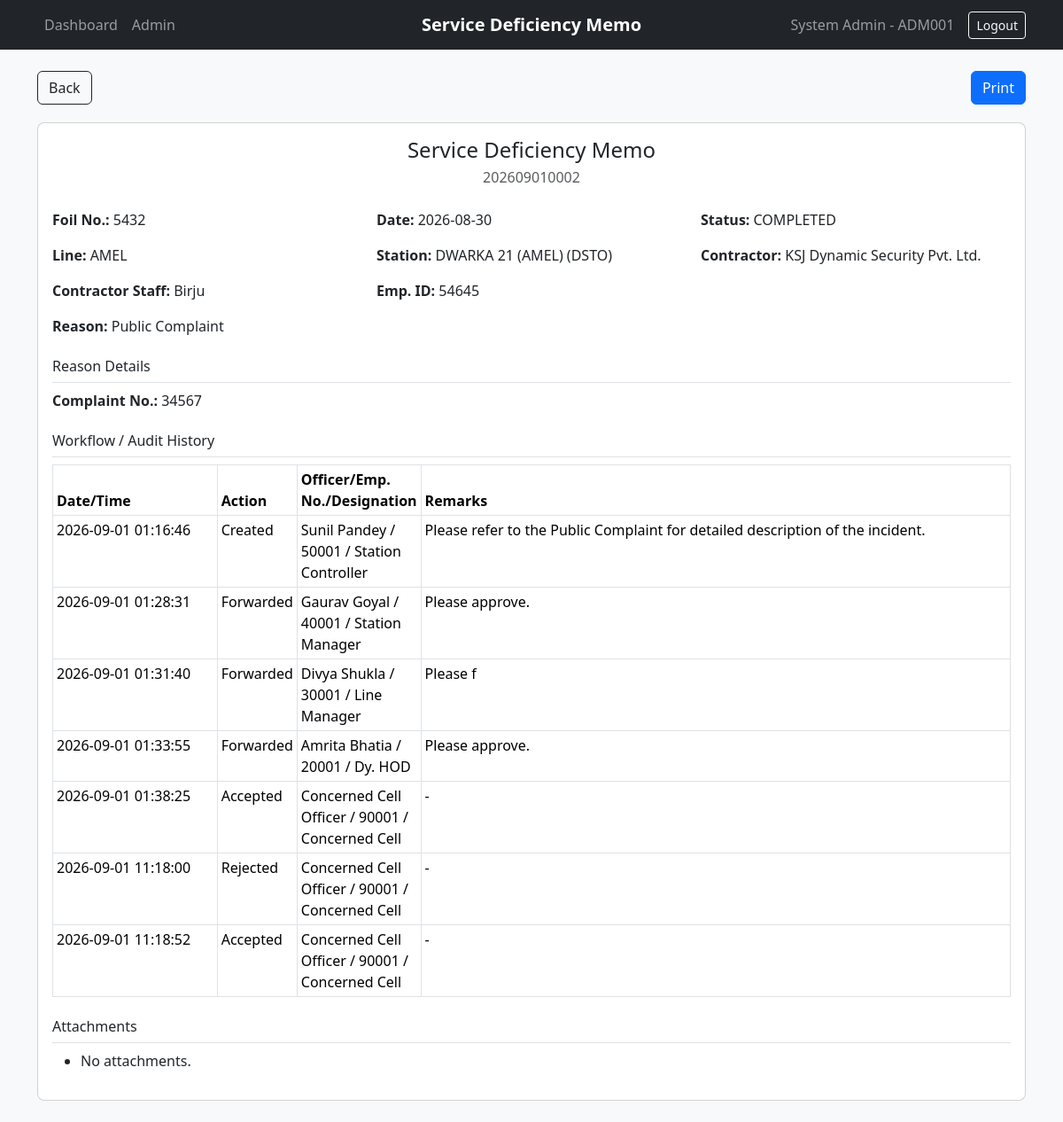
Screenshot of /sdm/9/print (signed in) with the database file from the repository.
### tables this page shows
CREATE TABLE users (
            id INTEGER PRIMARY KEY AUTOINCREMENT,
            username TEXT NOT NULL UNIQUE,
            password_hash TEXT NOT NULL,
            name TEXT NOT NULL,
            emp_id TEXT NOT NULL UNIQUE,
            designation TEXT NOT NULL,
            role TEXT NOT NULL,
            line_id INTEGER,
            superior_id INTEGER,
            is_admin INTEGER NOT NULL DEFAULT 0,
            is_active INTEGER NOT NULL DEFAULT 1,
            created_at TEXT NOT NULL
        );

CREATE TABLE sdm (
            id INTEGER PRIMARY KEY AUTOINCREMENT,
            sdm_no TEXT UNIQUE,
            foil_no TEXT NOT NULL UNIQUE,
            memo_date TEXT NOT NULL,
            line_id INTEGER NOT NULL,
            station_id INTEGER NOT NULL,
            contractor_id INTEGER NOT NULL,
            staff_name TEXT NOT NULL,
            staff_emp_id TEXT NOT NULL,
            reason_id INTEGER NOT NULL,
            reason_payload TEXT NOT NULL DEFAULT '{}',
            status TEXT NOT NULL,
            current_step_index INTEGER NOT NULL DEFAULT 0,
            current_role TEXT NOT NULL DEFAULT 'STATION_CONTROLLER',
            current_assignee_id INTEGER NOT NULL,
            created_by INTEGER NOT NULL,
            created_at TEXT NOT NULL,
            submitted_at TEXT,
            remarks TEXT,
            penalty_amount REAL,
            penalty_modified_by INTEGER,
            penalty_modified_at TEXT,
            cancelled_at TEXT,
            closed_at TEXT
        );

CREATE TABLE lines (
            id INTEGER PRIMARY KEY AUTOINCREMENT,
            name TEXT NOT NULL UNIQUE,
            is_active INTEGER NOT NULL DEFAULT 1
        );

CREATE TABLE stations (
            id INTEGER PRIMARY KEY AUTOINCREMENT,
            line_id INTEGER NOT NULL,
            name TEXT NOT NULL,
            is_active INTEGER NOT NULL DEFAULT 1,
            UNIQUE (line_id, name)
        );

CREATE TABLE contractors (
            id INTEGER PRIMARY KEY AUTOINCREMENT,
            name TEXT NOT NULL UNIQUE,
            is_active INTEGER NOT NULL DEFAULT 1
        );

CREATE TABLE reasons (
            id INTEGER PRIMARY KEY AUTOINCREMENT,
            code TEXT NOT NULL UNIQUE,
            name TEXT NOT NULL,
            needs_public_complaint INTEGER NOT NULL DEFAULT 0,
            needs_overcharging_status INTEGER NOT NULL DEFAULT 0,
            needs_inspection_details INTEGER NOT NULL DEFAULT 0,
            is_active INTEGER NOT NULL DEFAULT 1
        );

CREATE TABLE workflow_events (
            id INTEGER PRIMARY KEY AUTOINCREMENT,
            sdm_id INTEGER NOT NULL,
            event_type TEXT NOT NULL,
            from_step_index INTEGER,
            to_step_index INTEGER,
            from_role TEXT,
            to_role TEXT,
            actor_id INTEGER NOT NULL,
            assigned_to_id INTEGER,
            note TEXT,
            created_at TEXT NOT NULL
        );

### app/routes.py (the view)
@bp.route("/sdm/<int:sdm_id>/print")
@login_required
def print_sdm(sdm_id):
    sdm = get_sdm_or_404(sdm_id)
    attachments, events = sdm_related(sdm_id)
    return render_template(
        "sdm/print.html",
        sdm=sdm,
        payload=reason_payload_from_row(sdm),
        attachments=attachments,
        events=events,
        note_groups=note_groups_for_sdm(sdm, events),
        display_sdm_number=display_sdm_number,
    )

### app/auth.py (called while the page is built)
@bp.before_app_request
def load_logged_in_user():
    user_id = session.get("user_id")
    if user_id is None:
        g.user = None
    else:
        g.user = db.query_one("SELECT * FROM users WHERE id = ? AND is_active IS TRUE", (user_id,))

def login_required(view):
    @wraps(view)
    def wrapped_view(**kwargs):
        if g.user is None:
            return redirect(url_for("auth.login"))
        return view(**kwargs)
    return wrapped_view

### app/db.py (called while the page is built)
def get_backend():
    return "postgres" if current_app.config.get("DATABASE_URL") else "sqlite"

def connect():
    if get_backend() == "postgres":
        import psycopg
        raw = psycopg.connect(current_app.config["DATABASE_URL"], row_factory=psycopg.rows.dict_row)
        return _BackendConnection(raw, "postgres")
    raw = sqlite3.connect(current_app.config["DATABASE"])
    raw.row_factory = sqlite3.Row
    raw.execute("PRAGMA foreign_keys = ON")
    return _BackendConnection(raw, "sqlite")

def get_db():
    if "db" not in g:
        g.db = connect()
    return g.db

def query_one(sql, params=()):
    return get_db().execute(sql, params).fetchone()

def query_all(sql, params=()):
    return get_db().execute(sql, params).fetchall()

    def _convert_sql(self, sql):
        if self._backend == "postgres" and "?" in sql:
            return sql.replace("?", "%s")
        return sql

    def execute(self, sql, params=()):
        return self._raw.execute(self._convert_sql(sql), params)

    def __getattr__(self, name):
        return getattr(self._raw, name)

### app/routes.py (called while the page is built)
def sdm_related(sdm_id):
    attachments = db.query_all(
        """
        SELECT a.*, u.name AS uploaded_by_name
        FROM attachments a
        JOIN users u ON u.id = a.uploaded_by
        WHERE a.sdm_id = ? AND a.deleted_at IS NULL
        ORDER BY a.uploaded_at
        """,
        (sdm_id,),
    )
    events = db.query_all(
        """
        SELECT e.*, actor.name AS actor_name, actor.emp_id AS actor_emp_id, actor.designation AS actor_designation,
               actor.role AS actor_role,
               assigned.name AS assigned_name
        FROM workflow_events e
        JOIN users actor ON actor.id = e.actor_id
        LEFT JOIN users assigned ON assigned.id = e.assigned_to_id
        WHERE e.sdm_id = ?
        ORDER BY e.id
        """,
        (sdm_id,),
    )
    return attachments, events

def display_sdm_number(sdm_no):
    return sdm_no.replace("SDM No. - ", "") if sdm_no else "Draft"

### app/workflow.py (called while the page is built)
def can_view_sdm(user, sdm):
    return bool(user and sdm)

### app/templates/sdm/print.html (shortened to what this page needs)
{% extends "base.html" %}
{% block content %}
<div class="no-print d-flex justify-content-between print-toolbar">
    <a class="btn btn-outline-dark" href="{{ url_for('main.view_sdm', sdm_id=sdm.id) }}">Back</a>
    <button class="btn btn-primary" onclick="window.print()">Print</button>
</div>
<div class="card">
    <div class="card-body">
        <h1 class="h4 text-center mb-1">Service Deficiency Memo</h1>
        <p class="text-center text-muted mb-4">{{ display_sdm_number(sdm.sdm_no) }}</p>
        <div class="row g-3 mb-4">
            <div class="col-4"><strong>Foil No.:</strong> {{ sdm.foil_no }}</div>
            <div class="col-4"><strong>Date:</strong> {{ sdm.memo_date }}</div>
            <div class="col-4"><strong>Status:</strong> {{ sdm.status }}</div>
            <div class="col-4"><strong>Line:</strong> {{ sdm.line_name }}</div>
            <div class="col-4"><strong>Station:</strong> {{ sdm.station_name }}</div>
            <div class="col-4"><strong>Contractor:</strong> {{ sdm.contractor_name }}</div>
            <div class="col-4"><strong>Contractor Staff:</strong> {{ sdm.staff_name }}</div>
            <div class="col-4"><strong>Emp. ID:</strong> {{ sdm.staff_emp_id }}</div>
            <div class="col-12"><strong>Reason:</strong> {{ sdm.reason_name }}</div>
        </div>
        <h2 class="h6 border-bottom pb-2">Reason Details</h2>
        {% if sdm.needs_public_complaint %}
            <p><strong>Complaint No.:</strong> {{ payload.get('complaint_no') }}</p>
        {% elif sdm.needs_overcharging_status %}
            <p><strong>Overcharging:</strong> {{ payload.get('overcharging_status', '').replace('_', ' ')|title }}</p>
        {% else %}
            <p>No additional details required.</p>
        {% endif %}
        <h2 class="h6 border-bottom pb-2 mt-4">Workflow / Audit History</h2>
        <table class="table table-bordered table-sm">
            <thead><tr><th>Date/Time</th><th>Action</th><th>Officer/Emp. No./Designation</th><th>Remarks</th></tr></thead>
            <tbody>
            {% for event in events %}
                <tr>
                    <td>{{ event.created_at }}</td>
                    <td>{{ event.event_type.replace('_', ' ')|title }}</td>
                    <td>{{ event.actor_name }} / {{ event.actor_emp_id }} / {{ event.actor_designation }}</td>
                    <td>{{ event.note or '-' }}</td>
                </tr>
            {% else %}
                <tr><td colspan="4" class="text-muted">No audit history available.</td></tr>
            {% endfor %}
            </tbody>
        </table>
        <h2 class="h6 border-bottom pb-2 mt-4">Attachments</h2>
        <ul>
            {% for attachment in attachments %}
                <li>{{ attachment.original_filename }} · uploaded {{ attachment.uploaded_at }}</li>
            {% else %}
                <li>No attachments.</li>
            {% endfor %}
        </ul>
    </div>
</div>
{% endblock %}

### app/templates/base.html (shortened to what this page needs)
<!doctype html>
<html lang="en">
<head>
    <link href="https://cdn.jsdelivr.net/npm/bootstrap@5.3.3/dist/css/bootstrap.min.css" rel="stylesheet">
    <link rel="stylesheet" href="{{ url_for('static', filename='css/app.css', v='4') }}">
</head>
<body>
<nav class="navbar navbar-expand-lg navbar-dark bg-dark no-print">
    <div class="container position-relative">
        <a class="navbar-brand navbar-brand-centered" href="{{ url_for('index') }}">Service Deficiency Memo</a>
        <div class="collapse navbar-collapse" id="navbarNav">
            {% if g.user %}
                <ul class="navbar-nav me-auto">
                    {% set current_request = request.path %}
                    {% set is_assigned_view = request.args.get('assigned') == '1' %}
                    <li class="nav-item">
                        <a class="nav-link {% if current_request == url_for('main.index') and not is_assigned_view %}active{% endif %}" href="{{ url_for('main.index') }}">Dashboard</a>
                    </li>
                    {% if g.user.is_admin %}
                        <li class="nav-item">
                            <a class="nav-link {% if current_request == url_for('admin.admin_index') %}active{% endif %}" href="{{ url_for('admin.admin_index') }}">Admin</a>
                        </li>
                    {% endif %}
                </ul>
                <span class="navbar-text me-3 text-nowrap">{{ g.user.name }} - {{ g.user.emp_id }}</span>
                <a class="btn btn-outline-light btn-sm" href="{{ url_for('auth.logout') }}">Logout</a>
            {% endif %}
        </div>
    </div>
</nav>
<main class="container py-4">
    {% block content %}{% endblock %}
</main>
</body>
</html>

### app/static/css/app.css (style rules this page uses)
body { background: #f8f9fa; }
.navbar { min-height: 38px; }
.navbar > .container { min-height: 38px; }
.navbar-brand-centered { position: absolute; left: 50%; top: 50%; z-index: 1; margin: 0; padding: 0; font-weight: 700; line-height: 1.5; white-space: nowrap; transform: translate(-50%, -50%); }
.table th:nth-child(2), .table td:nth-child(2) { min-width: 84px; width: 84px; }
.table th:nth-child(3), .table td:nth-child(3) { min-width: 110px; width: 110px; }
.card { border-radius: 0.5rem; }
.print-toolbar { margin-bottom: 1.25rem; }

### rows the page displays
users: user.name "System Admin", user.emp_id "ADM001"
sdm: sdm_no "202609010002", foil_no "5432", memo_date "2026-08-30", status "COMPLETED", staff_name "Birju", staff_emp_id "54645"
lines: line_name "AMEL"
stations: station_name "DWARKA 21 (AMEL) (DSTO)"
contractors: contractor_name "KSJ Dynamic Security Pvt. Ltd."
reasons: reason_name "Public Complaint"
workflow_events: created_at "2026-09-01 01:16:46", event_type.replace "Created", actor_name "Sunil Pandey", actor_emp_id "50001", actor_designation "Station Controller", note "Please refer to the Public Complaint for detailed description of the incident."
workflow_events: created_at "2026-09-01 01:28:31", event_type.replace "Forwarded", actor_name "Gaurav Goyal", actor_emp_id "40001", actor_designation "Station Manager", note "Please approve."
workflow_events: created_at "2026-09-01 01:31:40", event_type.replace "Forwarded", actor_name "Divya Shukla", actor_emp_id "30001", actor_designation "Line Manager", note "Please f"
workflow_events: created_at "2026-09-01 01:33:55", event_type.replace "Forwarded", actor_name "Amrita Bhatia", actor_emp_id "20001", actor_designation "Dy. HOD", note "Please approve."
workflow_events: created_at "2026-09-01 01:38:25", event_type.replace "Accepted", actor_name "Concerned Cell Officer", actor_emp_id "90001", actor_designation "Concerned Cell", note "-"
workflow_events: created_at "2026-09-01 11:18:00", event_type.replace "Rejected", actor_name "Concerned Cell Officer", actor_emp_id "90001", actor_designation "Concerned Cell", note "-"
workflow_events: created_at "2026-09-01 11:18:52", event_type.replace "Accepted", actor_name "Concerned Cell Officer", actor_emp_id "90001", actor_designation "Concerned Cell", note "-"

### other values shown
{{ payload.get('complaint_no') }} "34567"
